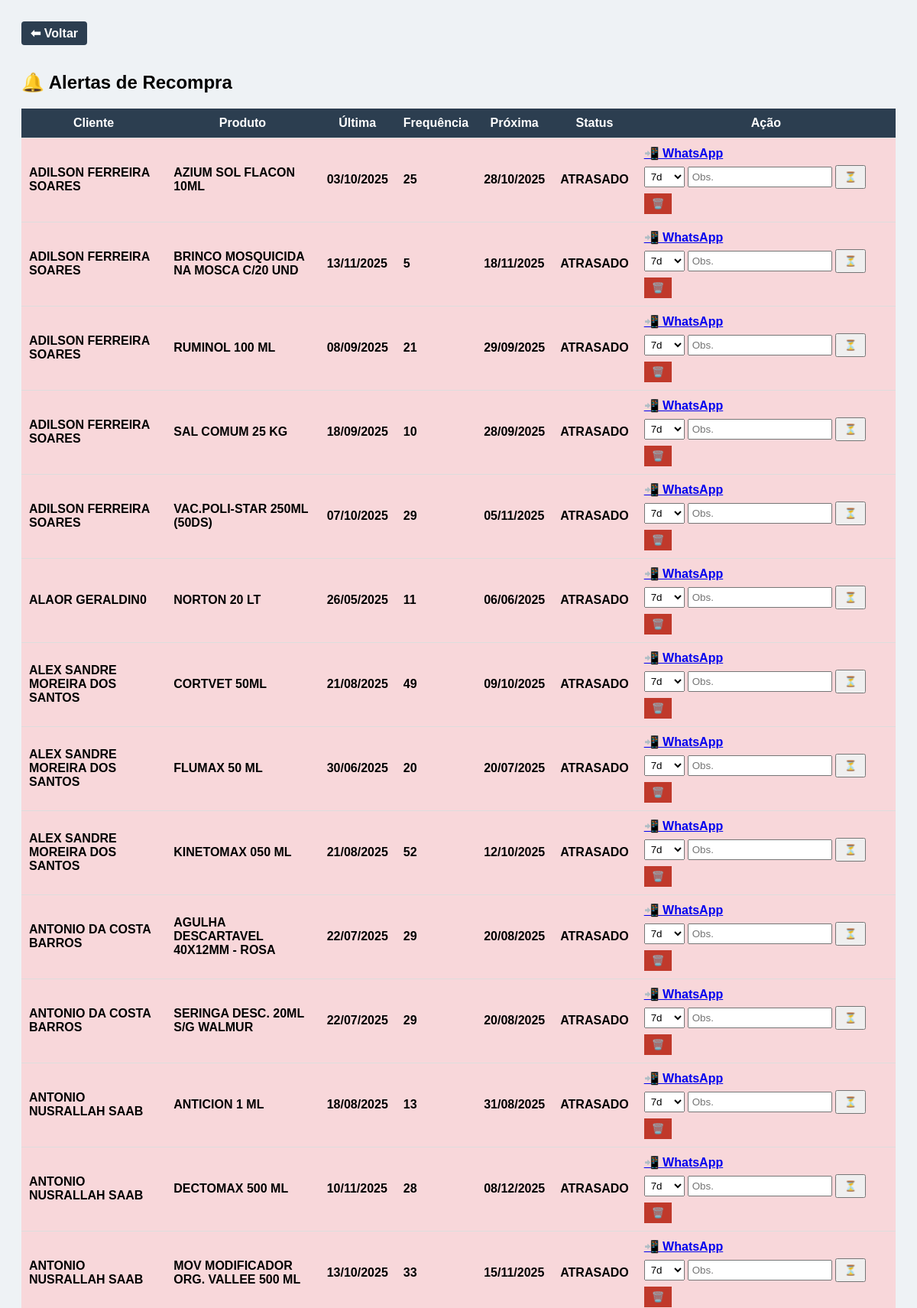
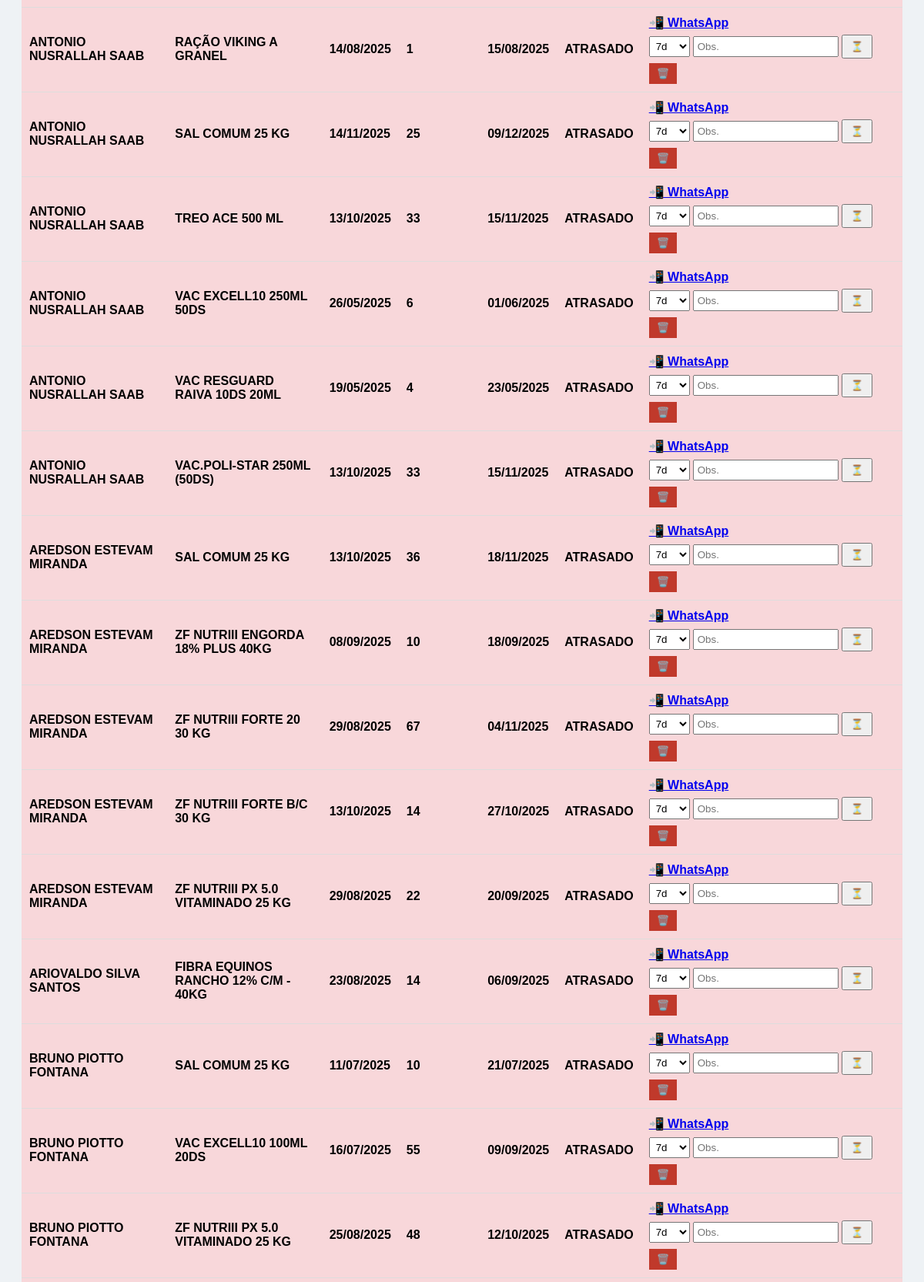
The app's page /alertas (signed in, upper part) with its own data (2 pictures, top to bottom).
### tables this page shows
CREATE TABLE itens_venda (
        id INTEGER PRIMARY KEY AUTOINCREMENT,
        id_venda INTEGER,
        produto TEXT,
        quantidade INTEGER,
        valor_unitario REAL,
        total_item REAL);

CREATE TABLE vendas (
        id INTEGER PRIMARY KEY AUTOINCREMENT,
        data TEXT,
        cliente TEXT,
        valor_total REAL,
        comissao_total REAL,
        parcelas INTEGER,
        primeiro_mes TEXT, user_id INTEGER, id_usuario INTEGER);

### app.py (the view)
@app.route("/alertas")
def alertas():
    if not session.get("logado"):
        return redirect("/")
    status_filtro = request.args.get("status")
    id_usuario = session["id_usuario"]
    conn = conectar_db()
    c = conn.cursor()
    c.execute("""
        SELECT v.cliente, i.produto, v.data
        FROM vendas v
        JOIN itens_venda i ON v.id = i.id_venda
        WHERE v.id_usuario = ?
        ORDER BY v.cliente, i.produto, v.data
    """, (id_usuario,))
    registros = c.fetchall()
    historico = {}
    for r in registros:
        chave = (r["cliente"], r["produto"])
        historico.setdefault(chave, []).append(datetime.strptime(r["data"], "%Y-%m-%d"))
    hoje = datetime.now().date()
    alertas = []
    for (cliente, produto), datas in historico.items():
        if len(datas) < 2:
            continue
        intervalos = [(datas[i] - datas[i-1]).days for i in range(1, len(datas)) if (datas[i] - datas[i-1]).days > 0]
        if not intervalos:
            continue
        media = round(sum(intervalos) / len(intervalos))
        ultima = datas[-1].date()
        proxima = ultima + timedelta(days=media)
        diff = (proxima - hoje).days
        c.execute("""
            SELECT ocultar_ate, observacao
            FROM alertas_controle
            WHERE cliente=? AND produto=? AND id_usuario=?
        """, (cliente, produto, id_usuario))
        controle = c.fetchone()
        if controle:
            ocultar_ate = datetime.strptime(controle["ocultar_ate"], "%Y-%m-%d").date()
            if ocultar_ate >= hoje:
                continue
            observacao = controle["observacao"]
        else:
            observacao = ""
        if diff < 0:
            status = "ATRASADO"
        elif diff == 0:
            status = "HOJE"
        elif diff <= 3:
            status = "PROXIMO"
        else:
            continue
        alertas.append({
            "cliente": cliente,
            "produto": produto,
            "ultima": ultima.strftime("%d/%m/%Y"),
            "frequencia": media,
            "proxima": proxima.strftime("%d/%m/%Y"),
            "status": status,
            "observacao": observacao
        })
    if status_filtro:
        alertas = [a for a in alertas if a["status"] == status_filtro]
    conn.close()
    return render_template("alertas.html", alertas=alertas)

### app.py (called while the page is built)
def conectar_db():
    conn = sqlite3.connect(BANCO)
    conn.row_factory = sqlite3.Row
    return conn

### templates/alertas.html (shortened to what this page needs)
<!DOCTYPE html>
<html>
<head>
</head>
<body>
<a href="/dashboard" class="btn-voltar">⬅ Voltar</a>
<h2>🔔 Alertas de Recompra</h2>
<table>
    <tr>
        <th>Cliente</th>
        <th>Produto</th>
        <th>Última</th>
        <th>Frequência</th>
        <th>Próxima</th>
        <th>Status</th>
        <th>Ação</th>
    </tr>
    {% for a in alertas %}
    <tr class="{{ a.status }}">
        <td>{{ a.cliente }}</td>
        <td>{{ a.produto }}</td>
        <td>{{ a.ultima }}</td>
        <td>{{ a.frequencia }}</td>
        <td>{{ a.proxima }}</td>
        <td>{{ a.status }}</td>
        <td>
            <div class="acoes-alerta">
                <a href="https://wa.me/?text=Olá%20{{ a.cliente }}%2C%20estou%20entrando%20em%20contato%20sobre%20{{ a.produto }}" target="_blank">
                    📲 WhatsApp
                </a>
                <form method="POST" action="/alertas/adiar">
                    <select name="dias">
                        <option value="7">7d</option>
                    </select>
                    <input type="text" name="observacao" placeholder="Obs." value="{{ a.observacao }}">
                    <button>⏳</button>
                </form>
                <form method="POST" action="/alertas/descartar"
                      onsubmit="return confirm('Descartar este alerta até o cliente comprar novamente?')">
                    <button class="btn-descartar">🗑️</button>
                </form>
            </div>
        </td>
    </tr>
    {% endfor %}
</table>
<br>
</body>
</html>

### templates/alertas.html (style rules this page uses)
body { font-family: Arial; background:#eef2f5; padding:20px; }
table { width:100%; border-collapse: collapse; background:white; }
th, td { padding:10px; border-bottom:1px solid #ddd; }
th { background:#2c3e50; color:white; }
.ATRASADO { background:#f8d7da; font-weight:bold; }
button { padding:6px 10px; cursor:pointer; }
.btn-voltar { display:inline-block; margin-bottom:15px; font-weight:bold; text-decoration:none; background:#2c3e50; color:white; padding:6px 12px; border-radius:4px; }
.btn-descartar { background:#c0392b; color:white; border:none; }
.acoes-alerta { display:flex; gap:6px; align-items:center; flex-wrap:wrap; }
.acoes-alerta form { display:inline-flex; align-items:center; gap:4px; margin:0; }
input, select { padding:4px; }

### records on screen
itens_venda: cliente "ADILSON FERREIRA SOARES", produto "AZIUM SOL FLACON 10ML", ultima "03/10/2025", frequencia "25", proxima "28/10/2025", status "ATRASADO"
vendas: cliente "ADILSON FERREIRA SOARES", produto "BRINCO MOSQUICIDA NA MOSCA C/20 UND", ultima "13/11/2025", frequencia "5", proxima "18/11/2025", status "ATRASADO"
itens_venda: cliente "ADILSON FERREIRA SOARES", produto "RUMINOL 100 ML", ultima "08/09/2025", frequencia "21", proxima "29/09/2025", status "ATRASADO"
itens_venda: cliente "ADILSON FERREIRA SOARES", produto "SAL COMUM 25 KG", ultima "18/09/2025", frequencia "10", proxima "28/09/2025", status "ATRASADO"
itens_venda: cliente "ADILSON FERREIRA SOARES", produto "VAC.POLI-STAR 250ML (50DS)", ultima "07/10/2025", frequencia "29", proxima "05/11/2025", status "ATRASADO"
itens_venda: cliente "ALAOR GERALDIN0", produto "NORTON 20 LT", ultima "26/05/2025", frequencia "11", proxima "06/06/2025", status "ATRASADO"
itens_venda: cliente "ALEX SANDRE MOREIRA DOS SANTOS", produto "CORTVET 50ML", ultima "21/08/2025", frequencia "49", proxima "09/10/2025", status "ATRASADO"
itens_venda: cliente "ALEX SANDRE MOREIRA DOS SANTOS", produto "FLUMAX 50 ML", ultima "30/06/2025", frequencia "20", proxima "20/07/2025", status "ATRASADO"
itens_venda: cliente "ALEX SANDRE MOREIRA DOS SANTOS", produto "KINETOMAX 050 ML", ultima "21/08/2025", frequencia "52", proxima "12/10/2025", status "ATRASADO"
itens_venda: cliente "ANTONIO DA COSTA BARROS", produto "AGULHA DESCARTAVEL 40X12MM - ROSA", ultima "22/07/2025", frequencia "29", proxima "20/08/2025", status "ATRASADO"
itens_venda: cliente "ANTONIO DA COSTA BARROS", produto "SERINGA DESC. 20ML S/G WALMUR", ultima "22/07/2025", frequencia "29", proxima "20/08/2025", status "ATRASADO"
itens_venda: cliente "ANTONIO NUSRALLAH SAAB", produto "ANTICION 1 ML", ultima "18/08/2025", frequencia "13", proxima "31/08/2025", status "ATRASADO"
itens_venda: cliente "ANTONIO NUSRALLAH SAAB", produto "DECTOMAX 500 ML", ultima "10/11/2025", frequencia "28", proxima "08/12/2025", status "ATRASADO"
itens_venda: cliente "ANTONIO NUSRALLAH SAAB", produto "MOV MODIFICADOR ORG. VALLEE 500 ML", ultima "13/10/2025", frequencia "33", proxima "15/11/2025", status "ATRASADO"
itens_venda: cliente "ANTONIO NUSRALLAH SAAB", produto "RAÇÃO VIKING A GRANEL", ultima "14/08/2025", frequencia "1", proxima "15/08/2025", status "ATRASADO"
itens_venda: cliente "ANTONIO NUSRALLAH SAAB", produto "SAL COMUM 25 KG", ultima "14/11/2025", frequencia "25", proxima "09/12/2025", status "ATRASADO"
itens_venda: cliente "ANTONIO NUSRALLAH SAAB", produto "TREO ACE 500 ML", ultima "13/10/2025", frequencia "33", proxima "15/11/2025", status "ATRASADO"
itens_venda: cliente "ANTONIO NUSRALLAH SAAB", produto "VAC EXCELL10 250ML 50DS", ultima "26/05/2025", frequencia "6", proxima "01/06/2025", status "ATRASADO"
itens_venda: cliente "ANTONIO NUSRALLAH SAAB", produto "VAC RESGUARD RAIVA 10DS 20ML", ultima "19/05/2025", frequencia "4", proxima "23/05/2025", status "ATRASADO"
itens_venda: cliente "ANTONIO NUSRALLAH SAAB", produto "VAC.POLI-STAR 250ML (50DS)", ultima "13/10/2025", frequencia "33", proxima "15/11/2025", status "ATRASADO"
itens_venda: cliente "AREDSON ESTEVAM MIRANDA", produto "SAL COMUM 25 KG", ultima "13/10/2025", frequencia "36", proxima "18/11/2025", status "ATRASADO"
itens_venda: cliente "AREDSON ESTEVAM MIRANDA", produto "ZF NUTRIII ENGORDA 18% PLUS 40KG", ultima "08/09/2025", frequencia "10", proxima "18/09/2025", status "ATRASADO"
itens_venda: cliente "AREDSON ESTEVAM MIRANDA", produto "ZF NUTRIII FORTE 20 30 KG", ultima "29/08/2025", frequencia "67", proxima "04/11/2025", status "ATRASADO"
itens_venda: cliente "AREDSON ESTEVAM MIRANDA", produto "ZF NUTRIII FORTE B/C 30 KG", ultima "13/10/2025", frequencia "14", proxima "27/10/2025", status "ATRASADO"
itens_venda: cliente "AREDSON ESTEVAM MIRANDA", produto "ZF NUTRIII PX 5.0 VITAMINADO 25 KG", ultima "29/08/2025", frequencia "22", proxima "20/09/2025", status "ATRASADO"
itens_venda: cliente "ARIOVALDO SILVA SANTOS", produto "FIBRA EQUINOS RANCHO 12% C/M - 40KG", ultima "23/08/2025", frequencia "14", proxima "06/09/2025", status "ATRASADO"
itens_venda: cliente "BRUNO PIOTTO FONTANA", produto "SAL COMUM 25 KG", ultima "11/07/2025", frequencia "10", proxima "21/07/2025", status "ATRASADO"
itens_venda: cliente "BRUNO PIOTTO FONTANA", produto "VAC EXCELL10 100ML 20DS", ultima "16/07/2025", frequencia "55", proxima "09/09/2025", status "ATRASADO"
itens_venda: cliente "BRUNO PIOTTO FONTANA", produto "ZF NUTRIII PX 5.0 VITAMINADO 25 KG", ultima "25/08/2025", frequencia "48", proxima "12/10/2025", status "ATRASADO"
